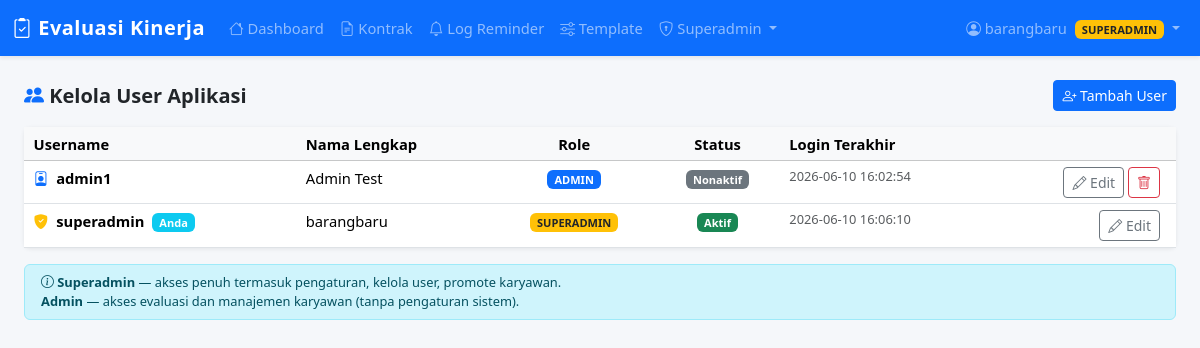
The app's page /users (signed in) with its own data.
### tables this page shows
CREATE TABLE users (
    id INTEGER PRIMARY KEY AUTOINCREMENT,
    username TEXT UNIQUE NOT NULL,
    password_hash TEXT NOT NULL,
    full_name TEXT DEFAULT '',
    role TEXT DEFAULT 'admin',
    is_active INTEGER DEFAULT 1,
    last_login TEXT DEFAULT '',
    created_at TEXT DEFAULT (datetime('now','localtime'))
);

### app.py (the view)
@app.route('/users')
@superadmin_required
def users_list():
    db = get_db()
    users = db.execute('SELECT * FROM users ORDER BY role, username').fetchall()
    return render_template('users.html', users=users)

### app.py (called while the page is built)
def get_db():
    if 'db' not in g:
        g.db = sqlite3.connect(DB_PATH)
        g.db.row_factory = sqlite3.Row
        g.db.execute('PRAGMA foreign_keys = ON')
    return g.db

def superadmin_required(f):
    @wraps(f)
    def decorated(*args, **kwargs):
        if 'user_id' not in session:
            return redirect(url_for('login'))
        if session.get('user_role') != 'superadmin':
            flash('Akses ditolak — fitur ini hanya untuk Superadmin', 'danger')
            return redirect(url_for('index'))
        return f(*args, **kwargs)
    return decorated

@app.context_processor
def inject_globals():
    return {
        'current_user': {
            'id':       session.get('user_id'),
            'username': session.get('username'),
            'name':     session.get('user_name'),
            'role':     session.get('user_role'),
        } if 'user_id' in session else None,
        'now_year':   date.today().year,
        'today_date': date.today().isoformat(),
    }

### templates/users.html (shortened to what this page needs)
{% extends 'base.html' %}
{% block content %}
<div class="d-flex justify-content-between align-items-center mb-3">
  <h5 class="fw-bold mb-0"><i class="bi bi-people-fill text-primary"></i> Kelola User Aplikasi</h5>
  <a href="/users/add" class="btn btn-primary btn-sm"><i class="bi bi-person-plus"></i> Tambah User</a>
</div>
<div class="card">
  <div class="card-body p-0">
    <table class="table table-hover table-sm mb-0">
      <thead class="table-light">
        <tr>
          <th>Username</th><th>Nama Lengkap</th><th class="text-center">Role</th>
          <th class="text-center">Status</th><th>Login Terakhir</th><th></th>
        </tr>
      </thead>
      <tbody>
        {% for u in users %}
        <tr>
          <td class="fw-semibold">
            <i class="bi bi-{% if u.role=='superadmin' %}shield-fill-check text-warning{% else %}person-badge text-primary{% endif %} me-1"></i>
            {{ u.username }}
            {% if u.id == current_user.id %}<span class="badge bg-info ms-1 small">Anda</span>{% endif %}
          </td>
          <td>{{ u.full_name or '—' }}</td>
          <td class="text-center">
            <span class="badge {% if u.role=='superadmin' %}bg-warning text-dark{% else %}bg-primary{% endif %}">
              {{ u.role | upper }}
            </span>
          </td>
          <td class="text-center">
            {% if u.is_active %}
              <span class="badge bg-success">Aktif</span>
            {% else %}
              <span class="badge bg-secondary">Nonaktif</span>
            {% endif %}
          </td>
          <td class="text-muted small">{{ u.last_login or 'Belum pernah' }}</td>
          <td class="text-end pe-3">
            <a href="/users/{{ u.id }}/edit" class="btn btn-sm btn-outline-secondary">
              <i class="bi bi-pencil"></i> Edit
            </a>
            {% if u.id != current_user.id %}
            <form action="/users/{{ u.id }}/delete" method="post" class="d-inline"
                  onsubmit="return confirm('Hapus user {{ u.username }}?')">
              <button class="btn btn-sm btn-outline-danger"><i class="bi bi-trash"></i></button>
            </form>
            {% endif %}
          </td>
        </tr>
        {% endfor %}
      </tbody>
    </table>
  </div>
</div>
<div class="alert alert-info small mt-3 py-2">
  <i class="bi bi-info-circle"></i>
  <strong>Superadmin</strong> — akses penuh termasuk pengaturan, kelola user, promote karyawan.<br>
  <strong>Admin</strong> — akses evaluasi dan manajemen karyawan (tanpa pengaturan sistem).
</div>
{% endblock %}

### templates/base.html (shortened to what this page needs)
<!DOCTYPE html>
<html lang="id">
<head>
  <link href="https://cdn.jsdelivr.net/npm/bootstrap@5.3.3/dist/css/bootstrap.min.css" rel="stylesheet">
  <link href="https://cdn.jsdelivr.net/npm/bootstrap-icons@1.11.3/font/bootstrap-icons.min.css" rel="stylesheet">
</head>
<body>
{% if current_user %}
<nav class="navbar navbar-expand-lg navbar-dark bg-primary shadow-sm mb-4">
  <div class="container-fluid">
    <a class="navbar-brand" href="/"><i class="bi bi-clipboard2-check"></i> Evaluasi Kinerja</a>
    <div class="collapse navbar-collapse" id="navMain">
      <ul class="navbar-nav me-auto">
        <li class="nav-item"><a class="nav-link" href="/"><i class="bi bi-house"></i> Dashboard</a></li>
        <li class="nav-item"><a class="nav-link" href="/contracts"><i class="bi bi-file-earmark-text"></i> Kontrak</a></li>
        <li class="nav-item"><a class="nav-link" href="/reminders"><i class="bi bi-bell"></i> Log Reminder</a></li>
        <li class="nav-item"><a class="nav-link" href="/admin"><i class="bi bi-sliders"></i> Template</a></li>
        {% if current_user.role == 'superadmin' %}
        <li class="nav-item dropdown">
          <a class="nav-link dropdown-toggle" href="#" data-bs-toggle="dropdown">
            <i class="bi bi-shield-lock"></i> Superadmin
          </a>
        </li>
        {% endif %}
      </ul>
      <ul class="navbar-nav ms-auto">
        <li class="nav-item dropdown">
          <a class="nav-link dropdown-toggle" href="#" data-bs-toggle="dropdown">
            <i class="bi bi-person-circle"></i>
            {{ current_user.name }}
            <span class="badge {% if current_user.role == 'superadmin' %}bg-warning text-dark{% else %}bg-light text-dark{% endif %} ms-1" style="font-size:.7rem">
              {{ current_user.role | upper }}
            </span>
          </a>
        </li>
      </ul>
    </div>
  </div>
</nav>
{% endif %}
<div class="container-fluid px-4">
  {% block content %}{% endblock %}
</div>
</body>
</html>

### templates/base.html (style rules this page uses)
body { background:#f5f7fa; font-size:.92rem; }
.navbar-brand { font-weight:700; letter-spacing:.5px; }
.card { border:none; box-shadow:0 1px 4px rgba(0,0,0,.08); }
.table-sm th, .table-sm td { padding:.35rem .6rem; }

### records on screen
users: name "barangbaru", username "superadmin", shows "Anda", full_name "barangbaru", role "SUPERADMIN", is_active "Aktif", last_login "2026-06-10 16:06:10"
users: username "admin1", full_name "Admin Test", role "ADMIN", is_active "Nonaktif", last_login "2026-06-10 16:02:54"

### other values on screen
{{ current_user.role | upper }} "SUPERADMIN"
